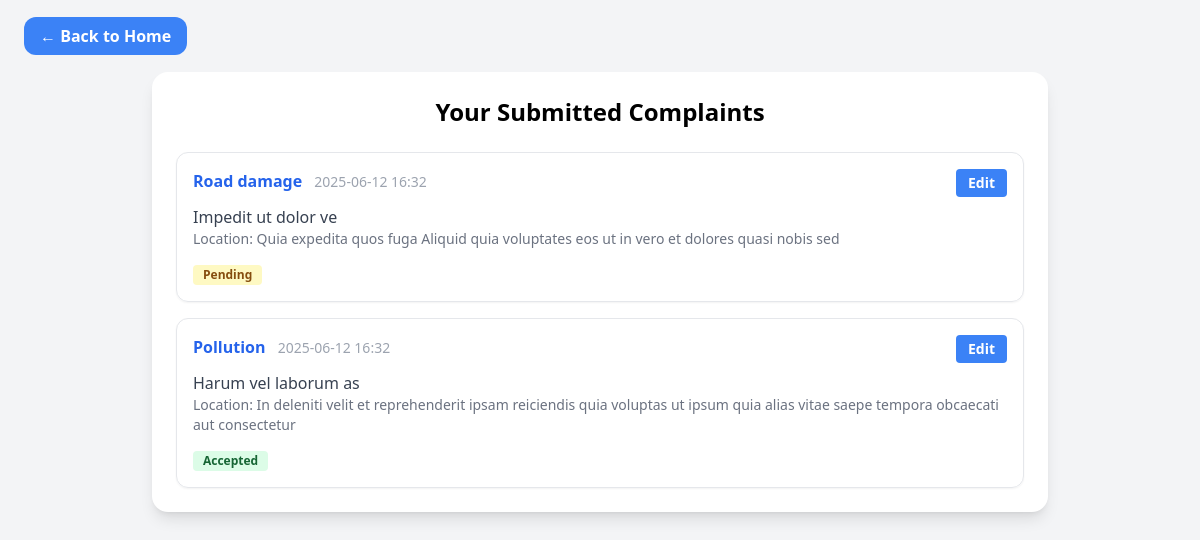
Page /my_complaints/ (signed in) on the earlier database version.
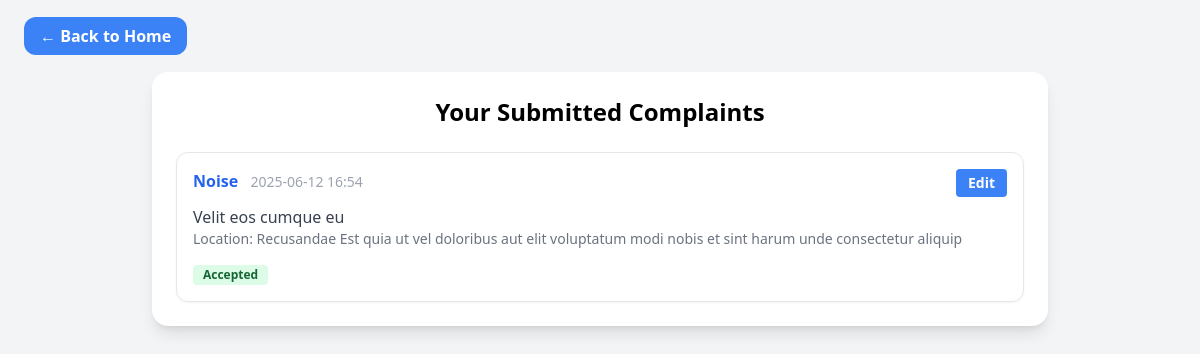
Same page on the later database version.
### VCRA/models.py (models this page shows, shortened)
class Complaint(models.Model):
    COMPLAINT_CHOICES = [
        ('Noise', 'Noise'),
        ('Pollution', 'Pollution'),
        ('Road damage', 'Road damage'),
        ('Other', 'Other'),
    ]
    STATUS_CHOICES = [
        ('pending', 'Pending'),
        ('accepted', 'Accepted'),
        ('rejected', 'Rejected'),
    ]
    user = models.ForeignKey(User, on_delete=models.CASCADE)
    description = models.TextField()
    complaint_type = models.CharField(max_length=50, choices=COMPLAINT_CHOICES)
    location = models.CharField(max_length=255)
    proof = models.FileField(upload_to='complaints/', null=True, blank=True)
    created_at = models.DateTimeField(auto_now_add=True)
    status = models.CharField(max_length=10, choices=STATUS_CHOICES, default='pending')  # 👈 New

### VCRA/views.py (the view)
# urls.py: path('my_complaints/', views.my_complaints, name='my_complaints'),
@login_required
def my_complaints(request):
    complaints = Complaint.objects.filter(user=request.user)
    return render(request, 'my_complaints.html', {'complaints': complaints})

### VCRA/templates/my_complaints.html (shortened to what this page needs)
<!DOCTYPE html>
<html lang="en">
<head>
  <script src="https://cdn.tailwindcss.com"></script>
</head>
<body class="bg-gray-100 p-6">
  <div class="mb-6">
    <a href="{% url 'homelog' %}" class="bg-blue-500 hover:bg-blue-600 text-white py-2 px-4 rounded-xl font-semibold transition">
      ← Back to Home
    </a>
  </div>
  <div class="max-w-4xl mx-auto bg-white p-6 rounded-2xl shadow-lg">
    <h2 class="text-2xl font-bold mb-6 text-center">Your Submitted Complaints</h2>
    <ul class="space-y-4">
      {% for complaint in complaints %}
        <li class="border p-4 rounded-xl shadow-sm">
          <div class="flex justify-between items-start">
            <div>
              <span class="font-semibold text-blue-600">{{ complaint.complaint_type }}</span>
              <span class="text-gray-400 text-sm ml-2">{{ complaint.created_at|date:"Y-m-d H:i" }}</span>
            </div>
            <div class="flex gap-2">
              <a href="{% url 'edit_complaint' complaint.id %}" class="font-bold bg-blue-500 hover:bg-green-400 text-white px-3 py-1 rounded text-sm">Edit</a>
            </div>
          </div>
          <p class="text-gray-700 mt-2">{{ complaint.description }}</p>
          <p class="text-gray-500 text-sm">Location: {{ complaint.location }}</p>
          <div class="mt-3">
            {% if complaint.status == "accepted" %}
              <span class="inline-block bg-green-100 text-green-800 text-xs font-semibold px-2.5 py-0.5 rounded">Accepted</span>
            {% elif complaint.status == "rejected" %}
              <span class="inline-block bg-red-100 text-red-800 text-xs font-semibold px-2.5 py-0.5 rounded">Rejected</span>
            {% else %}
              <span class="inline-block bg-yellow-100 text-yellow-800 text-xs font-semibold px-2.5 py-0.5 rounded">Pending</span>
            {% endif %}
          </div>
        </li>
      {% empty %}
        <li class="text-center text-gray-500">You haven’t submitted any complaints yet.</li>
      {% endfor %}
    </ul>
  </div>
</body>
</html>

Differences in the rows shown:
removed Complaint: complaint_type "Road damage", created_at "2025-06-12 16:32", description "Impedit ut dolor ve", location "Quia expedita quos fuga Aliquid quia voluptates eos ut in vero et dolores quasi nobis sed", status "Pending"
removed Complaint: complaint_type "Pollution", created_at "2025-06-12 16:32", description "Harum vel laborum as", location "In deleniti velit et reprehenderit ipsam reiciendis quia voluptas ut ipsum quia alias vitae saepe tempora obcaecati aut consectetur", status "Accepted"
added Complaint: complaint_type "Noise", created_at "2025-06-12 16:54", description "Velit eos cumque eu", location "Recusandae Est quia ut vel doloribus aut elit voluptatum modi nobis et sint harum unde consectetur aliquip", status "Accepted"
